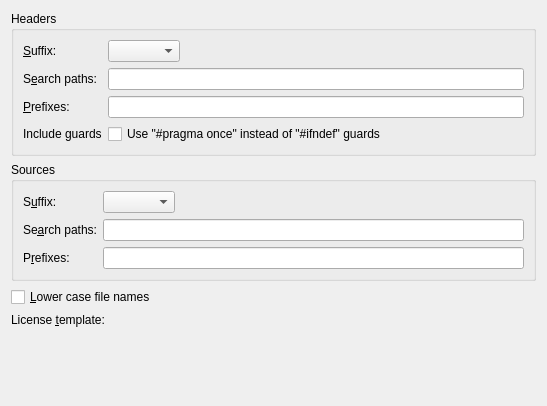
<?xml version="1.0" encoding="UTF-8"?>
<ui version="4.0">
 <class>CppTools::Internal::CppFileSettingsPage</class>
 <widget class="QWidget" name="CppTools::Internal::CppFileSettingsPage">
  <property name="geometry">
   <rect>
    <x>0</x>
    <y>0</y>
    <width>547</width>
    <height>406</height>
   </rect>
  </property>
  <layout class="QVBoxLayout" name="verticalLayout">
   <item>
    <widget class="QGroupBox" name="headersGroupBox">
     <property name="sizePolicy">
      <sizepolicy hsizetype="Preferred" vsizetype="Fixed">
       <horstretch>0</horstretch>
       <verstretch>0</verstretch>
      </sizepolicy>
     </property>
     <property name="title">
      <string>Headers</string>
     </property>
     <layout class="QFormLayout" name="formLayout_2">
      <property name="fieldGrowthPolicy">
       <enum>QFormLayout::ExpandingFieldsGrow</enum>
      </property>
      <item row="2" column="0">
       <widget class="QLabel" name="headerSuffixLabel">
        <property name="text">
         <string>&amp;Suffix:</string>
        </property>
        <property name="buddy">
         <cstring>headerSuffixComboBox</cstring>
        </property>
       </widget>
      </item>
      <item row="2" column="1">
       <widget class="QComboBox" name="headerSuffixComboBox">
        <property name="sizePolicy">
         <sizepolicy hsizetype="Fixed" vsizetype="Fixed">
          <horstretch>0</horstretch>
          <verstretch>0</verstretch>
         </sizepolicy>
        </property>
       </widget>
      </item>
      <item row="3" column="0">
       <widget class="QLabel" name="headerSearchPathsLabel">
        <property name="text">
         <string>S&amp;earch paths:</string>
        </property>
        <property name="buddy">
         <cstring>headerSearchPathsEdit</cstring>
        </property>
       </widget>
      </item>
      <item row="3" column="1">
       <widget class="QLineEdit" name="headerSearchPathsEdit">
        <property name="toolTip">
         <string>Comma-separated list of header paths.

Paths can be absolute or relative to the directory of the current open document.

These paths are used in addition to current directory on Switch Header/Source.</string>
        </property>
       </widget>
      </item>
      <item row="5" column="0">
       <widget class="QLabel" name="headerPrefixesLabel">
        <property name="text">
         <string>&amp;Prefixes:</string>
        </property>
        <property name="buddy">
         <cstring>headerSearchPathsEdit</cstring>
        </property>
       </widget>
      </item>
      <item row="5" column="1">
       <widget class="QLineEdit" name="headerPrefixesEdit">
        <property name="toolTip">
         <string>Comma-separated list of header prefixes.

These prefixes are used in addition to current file name on Switch Header/Source.</string>
        </property>
       </widget>
      </item>
      <item row="7" column="0">
       <widget class="QLabel" name="headerPragmaOnceLabel">
        <property name="toolTip">
         <string/>
        </property>
        <property name="text">
         <string>Include guards</string>
        </property>
       </widget>
      </item>
      <item row="7" column="1">
       <widget class="QCheckBox" name="headerPragmaOnceCheckBox">
        <property name="toolTip">
         <string>Uses &quot;#pragma once&quot; instead of &quot;#ifndef&quot; include guards.</string>
        </property>
        <property name="text">
         <string>Use &quot;#pragma once&quot; instead of &quot;#ifndef&quot; guards</string>
        </property>
       </widget>
      </item>
     </layout>
    </widget>
   </item>
   <item>
    <widget class="QGroupBox" name="sourcesGroupBox">
     <property name="sizePolicy">
      <sizepolicy hsizetype="Preferred" vsizetype="Fixed">
       <horstretch>0</horstretch>
       <verstretch>0</verstretch>
      </sizepolicy>
     </property>
     <property name="title">
      <string>Sources</string>
     </property>
     <layout class="QFormLayout" name="formLayout_3">
      <property name="fieldGrowthPolicy">
       <enum>QFormLayout::ExpandingFieldsGrow</enum>
      </property>
      <item row="3" column="0">
       <widget class="QLabel" name="sourceSuffixLabel">
        <property name="text">
         <string>S&amp;uffix:</string>
        </property>
        <property name="buddy">
         <cstring>sourceSuffixComboBox</cstring>
        </property>
       </widget>
      </item>
      <item row="3" column="1">
       <widget class="QComboBox" name="sourceSuffixComboBox">
        <property name="sizePolicy">
         <sizepolicy hsizetype="Fixed" vsizetype="Fixed">
          <horstretch>0</horstretch>
          <verstretch>0</verstretch>
         </sizepolicy>
        </property>
       </widget>
      </item>
      <item row="4" column="0">
       <widget class="QLabel" name="sourceSearchPathsLabel">
        <property name="text">
         <string>Se&amp;arch paths:</string>
        </property>
        <property name="buddy">
         <cstring>sourceSearchPathsEdit</cstring>
        </property>
       </widget>
      </item>
      <item row="4" column="1">
       <widget class="QLineEdit" name="sourceSearchPathsEdit">
        <property name="toolTip">
         <string>Comma-separated list of source paths.

Paths can be absolute or relative to the directory of the current open document.

These paths are used in addition to current directory on Switch Header/Source.</string>
        </property>
       </widget>
      </item>
      <item row="5" column="0">
       <widget class="QLabel" name="sourcePrefixesLabel">
        <property name="text">
         <string>P&amp;refixes:</string>
        </property>
        <property name="buddy">
         <cstring>sourceSearchPathsEdit</cstring>
        </property>
       </widget>
      </item>
      <item row="5" column="1">
       <widget class="QLineEdit" name="sourcePrefixesEdit">
        <property name="toolTip">
         <string>Comma-separated list of source prefixes.

These prefixes are used in addition to current file name on Switch Header/Source.</string>
        </property>
       </widget>
      </item>
     </layout>
    </widget>
   </item>
   <item>
    <widget class="QCheckBox" name="lowerCaseFileNamesCheckBox">
     <property name="text">
      <string>&amp;Lower case file names</string>
     </property>
    </widget>
   </item>
   <item>
    <layout class="QHBoxLayout" name="horizontalLayout">
     <item>
      <widget class="QLabel" name="licenseTemplateLabel">
       <property name="text">
        <string>License &amp;template:</string>
       </property>
       <property name="buddy">
        <cstring>licenseTemplatePathChooser</cstring>
       </property>
      </widget>
     </item>
     <item>
      <widget class="Utils::PathChooser" name="licenseTemplatePathChooser" native="true"/>
     </item>
    </layout>
   </item>
   <item>
    <spacer name="verticalSpacer">
     <property name="orientation">
      <enum>Qt::Vertical</enum>
     </property>
     <property name="sizeHint" stdset="0">
      <size>
       <width>0</width>
       <height>20</height>
      </size>
     </property>
    </spacer>
   </item>
  </layout>
 </widget>
 <customwidgets>
  <customwidget>
   <class>Utils::PathChooser</class>
   <extends>QWidget</extends>
   <header location="global">utils/pathchooser.h</header>
   <container>1</container>
   <slots>
    <signal>editingFinished()</signal>
    <signal>browsingFinished()</signal>
   </slots>
  </customwidget>
 </customwidgets>
 <tabstops>
  <tabstop>headerSuffixComboBox</tabstop>
  <tabstop>headerSearchPathsEdit</tabstop>
  <tabstop>headerPrefixesEdit</tabstop>
  <tabstop>sourceSuffixComboBox</tabstop>
  <tabstop>sourceSearchPathsEdit</tabstop>
  <tabstop>sourcePrefixesEdit</tabstop>
  <tabstop>lowerCaseFileNamesCheckBox</tabstop>
 </tabstops>
 <resources/>
 <connections/>
</ui>
